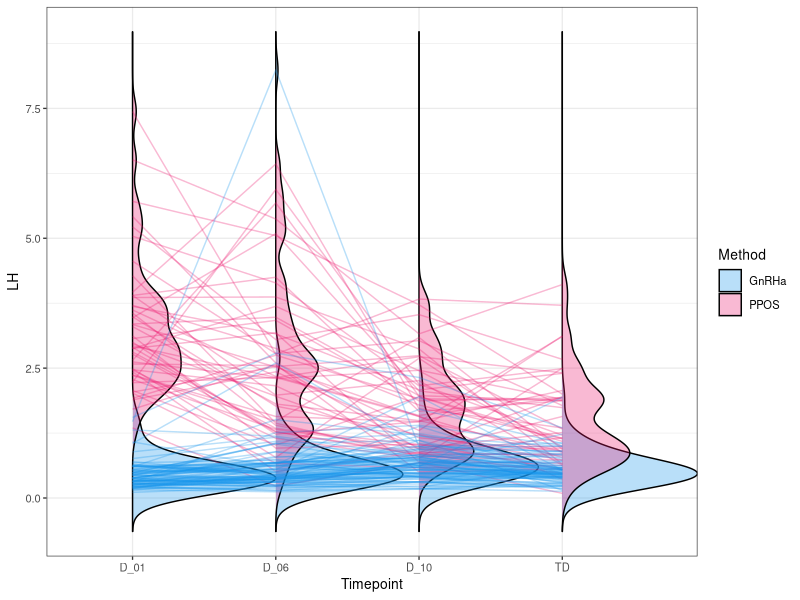

The R script that drew this image: (Note: this script raises an error after producing the figure.)
## ---- chunk 1
library(tidyverse)
library(ggridges)

library(marginaleffects)
library(geepack)
library(broom)
## ---- chunk 2

df <- read.csv('LH_PPOS.csv', 
               sep = ';', 
               dec= ',', 
               fileEncoding = 'UTF-8-BOM')%>%
  na.omit()

df$ID = as.factor(df$ID)
df$Method = as.factor(df$Method)
df$Timepoint = as.factor(df$Timepoint)

df_mod <- df %>% 
  dplyr::select(ID, Timepoint, Method, LH) %>% 
  na.omit()

df%>%sample_frac(0.33)%>%
  head(10)%>%
  knitr::kable()
## ---- chunk 3
df_mod %>% 
  group_by(Method, Timepoint) %>% 
  summarize(n = n(),
            median = median(LH),
            mean = mean(LH),
            p5 = quantile(LH, 0.05),
            p95 = quantile(LH, 0.95))%>% 
  knitr::kable(digits = 3)
## ---- chunk 4
ggplot()+
  geom_density_ridges(data = df,
                      aes(y = Timepoint, 
                          x = LH, 
                          fill = Method),
                      scale = 1,
                      alpha = 0.3)+
  geom_path(data = df%>%
              filter(Method == 'PPOS'),
            aes(y = Timepoint, 
                x = LH, 
                group = ID),
            color = '#eb176c',
            alpha = 0.3)+
  geom_path(data = df%>%
              filter(Method != 'PPOS'),
            aes(y = Timepoint, 
                x = LH, 
                group = ID),
            color = '#1796eb',
            alpha = 0.3)+
  scale_fill_manual(values = c('#1796eb','#eb176c'))+
  coord_flip()+
  theme_bw(10)
## ---- chunk 5
gee1 <- geeglm(formula = LH ~ Method * Timepoint, 
               id = ID,                                   
               data = df_mod, 
               family = Gamma(link = "log"),
               corstr = "exchangeable")

res = data.frame(Str = gee1$corstr,
                 Residual = mean(gee1$residuals))

cor_sts = c("independence", "ar1")

for(j in cor_sts){
  
  mod = geeglm(formula = LH ~ Method * Timepoint, 
               id = ID,                                   
               data = df_mod, 
               family = Gamma(link = "log"),
               corstr = j)
  
  t_res = data.frame(Str = mod$corstr,
                 Residual = mean(mod$residuals))
  
  res = rbind(res, t_res)
}

res
## ---- chunk 6
tidy(gee1)%>%
  knitr::kable(digits = 3)
## ---- chunk 7
res_0 = avg_comparisons(gee1,
                variables = list(Timepoint = "sequential"))

res_0%>%
  mutate(adj_p = p.adjust(p.value, 
                          method = "BH"))%>%
  mutate(contrast = c("D6 vs D1",
                      "D10 vs D6",
                      "TD vs D10"))%>%
  dplyr::select(-c(1,2,6,7))%>%
  knitr::kable(digits = 3)
## ---- chunk 8
res_1 = avg_comparisons(gee1,
                variables = list(Timepoint = "sequential"),
                by = "Method",
                newdata = datagrid(Method = c("GnRHa","PPOS"), 
                     grid_type = 'counterfactual'))

res_1%>%filter(Method == "PPOS")%>%
  mutate(adj_p = p.adjust(p.value, method = "BH"))%>%
  dplyr::select(-c(1,2,7,8,11:13))%>%
  mutate(contrast = c("D6 vs D1",
                      "D10 vs D6",
                      "TD vs D10"))%>%
  knitr::kable(digits = 3)

res_1%>%filter(Method != "PPOS")%>%
  mutate(adj_p = p.adjust(p.value, method = "BH"))%>%
  dplyr::select(-c(1,2,7,8,11:13))%>%
  mutate(contrast = c("D6 vs D1",
                      "D10 vs D6",
                      "TD vs D10"))%>%
  knitr::kable(digits = 3)
## ---- chunk 9
res_2 = avg_comparisons(gee1,
                variables = "Method",
                by = "Timepoint")

res_2%>%
  mutate(adj_p = p.adjust(p.value, method = "BH"))%>%
  dplyr::select(-c(1,2,7,8,11:13))%>%
  mutate(contrast = c("PPOS - GnRHa"))%>%
  knitr::kable(digits = 3)
## ---- chunk 10
preds = predictions(model = gee1)

preds%>%
  group_by(Method,Timepoint)%>%
  summarize_at('estimate', median) -> m1_sum

preds%>%ggplot()+
  geom_density_ridges(aes(x = LH, 
                          y = Timepoint,
                          fill = Method),
                      scale = 0.8,
                      alpha = 0.5,
                      show.legend = T)+
  geom_errorbar(aes(y=Timepoint, 
                    xmin=conf.low, 
                    xmax=conf.high,
                    color = Method),
                width=0.2,
                linewidth = 1)+
  geom_path(data = m1_sum,
            aes(y=Timepoint, 
                x=estimate,
                group = Method,
                col = Method))+
  geom_point(aes(y=Timepoint, 
                 x=estimate,
                 col = Method), 
             size=3)+
  scale_x_continuous(limits = c(0,8), 
                     breaks = c(seq(0,8,1)))+
  labs(x="LH level", 
       y = "Time point") + 
  coord_flip()+
  scale_fill_manual(values = c('#1796eb','#eb176c'))+
  scale_color_manual(values = c('blue4','red4'))+
  theme_bw()+
  theme(axis.text.x = element_text(angle = 45, 
                                   vjust = 1, 
                                   hjust=1)) +
  theme(axis.text = element_text(size = 10, 
                                 color = "black"),
        axis.title = element_text(size = 10, 
                                  color = "black"))
